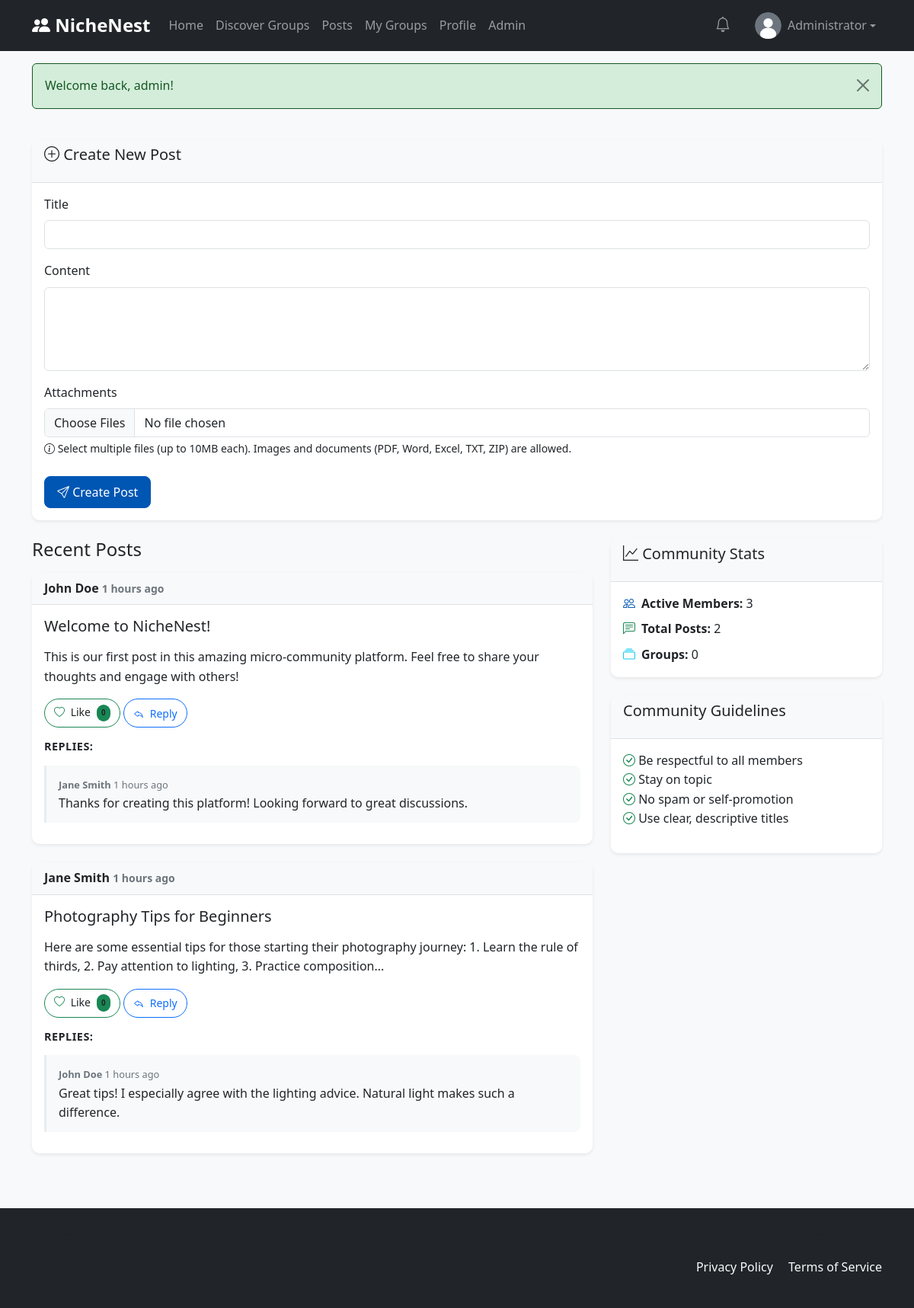
Screenshot of /pages/posts.php (signed in) with the database file from the repository.
### tables this page shows
CREATE TABLE users (
    id INT PRIMARY KEY AUTO_INCREMENT,
    username VARCHAR(50) UNIQUE NOT NULL,
    email VARCHAR(100) UNIQUE NOT NULL,
    password VARCHAR(255) NOT NULL,
    display_name VARCHAR(100),
    bio TEXT,
    avatar VARCHAR(255),
    role ENUM('user', 'admin') DEFAULT 'user',
    status ENUM('active', 'suspended') DEFAULT 'active',
    created_at TIMESTAMP DEFAULT CURRENT_TIMESTAMP,
    updated_at TIMESTAMP DEFAULT CURRENT_TIMESTAMP ON UPDATE CURRENT_TIMESTAMP
);

CREATE TABLE posts (
    id INT PRIMARY KEY AUTO_INCREMENT,
    user_id INT NOT NULL,
    group_id INT NULL,
    title VARCHAR(255) NOT NULL,
    content TEXT NOT NULL,
    likes_count INT DEFAULT 0,
    replies_count INT DEFAULT 0,
    flagged BOOLEAN DEFAULT FALSE,
    created_at TIMESTAMP DEFAULT CURRENT_TIMESTAMP,
    updated_at TIMESTAMP DEFAULT CURRENT_TIMESTAMP ON UPDATE CURRENT_TIMESTAMP,
    FOREIGN KEY (user_id) REFERENCES users(id) ON DELETE CASCADE,
    FOREIGN KEY (group_id) REFERENCES `groups`(id) ON DELETE CASCADE,
    INDEX idx_user_id (user_id),
    INDEX idx_group_id (group_id),
    INDEX idx_created_at (created_at),
    INDEX idx_flagged (flagged)
);

CREATE TABLE replies (
    id INT PRIMARY KEY AUTO_INCREMENT,
    post_id INT NOT NULL,
    user_id INT NOT NULL,
    content TEXT NOT NULL,
    created_at TIMESTAMP DEFAULT CURRENT_TIMESTAMP,
    updated_at TIMESTAMP DEFAULT CURRENT_TIMESTAMP ON UPDATE CURRENT_TIMESTAMP,
    FOREIGN KEY (post_id) REFERENCES posts(id) ON DELETE CASCADE,
    FOREIGN KEY (user_id) REFERENCES users(id) ON DELETE CASCADE,
    INDEX idx_post_id (post_id),
    INDEX idx_user_id (user_id),
    INDEX idx_created_at (created_at)
);

### pages/posts.php (the view, shortened to what the rows shown need)
<?php
require_once '../includes/config.php';
require_once '../includes/functions.php';
require_once '../includes/auth.php';
require_once '../includes/community_stats.php';
$stmt = $pdo->prepare("
    SELECT p.*, u.username, u.display_name
    FROM posts p
    JOIN users u ON p.user_id = u.id
    WHERE p.group_id IS NULL
    ORDER BY p.created_at DESC
");
$stmt->execute();
$posts = $stmt->fetchAll();
include '../includes/header.php';
?>
<main id="main-content" role="main">
    <div class="container mt-4">
        <div class="row">
            <div class="col-lg-8">
                <?php if (empty($posts)): ?>
                    <div class="card">
                        <div class="card-body text-center">
                            <h5>No posts yet</h5>
                            <p>Be the first to start a discussion!</p>
                        </div>
                    </div>
                <?php else: ?>
                    <?php foreach ($posts as $post): ?>
                        <div class="card mb-4">
                            <div class="card-header d-flex justify-content-between align-items-center">
                                <div>
                                    <strong><?php echo htmlspecialchars($post['display_name'] ?? $post['username']); ?></strong>
                                    <small class="text-muted"><?php echo timeAgo($post['created_at']); ?></small>
                                </div>
                                <?php if (isPostOwner($post['id'], getCurrentUserId())): ?>
                                    <div class="btn-group" role="group">
                                        <a href="edit_post.php?id=<?php echo $post['id']; ?>" class="btn btn-sm btn-outline-primary" title="Edit post">
                                            <i class="bi bi-pencil"></i>
                                        </a>
                                        <button type="button" class="btn btn-sm btn-outline-danger delete-post-btn" data-post-id="<?php echo $post['id']; ?>" title="Delete post">
                                            <i class="bi bi-trash"></i>
                                        </button>
                                    </div>
                                <?php endif; ?>
                            </div>
                            <div class="card-body" id="post-<?php echo $post['id']; ?>">
                                <h5 class="card-title"><?php echo htmlspecialchars($post['title']); ?></h5>
                                <p class="card-text"><?php echo nl2br(htmlspecialchars($post['content'])); ?></p>
                                <?php
                                $stmt = $pdo->prepare("SELECT COUNT(*) as total FROM likes WHERE post_id = ?");
                                $stmt->execute([$post['id']]);
                                $likeCount = $stmt->fetch(PDO::FETCH_ASSOC)['total'] ?? 0;
                                $stmt = $pdo->prepare("SELECT id FROM likes WHERE post_id = ? AND user_id = ?");
                                $stmt->execute([$post['id'], getCurrentUserId()]);
                                $userLiked = $stmt->rowCount() > 0;
                                ?>
                                <button type="button"
                                    class="btn btn-sm btn-outline-<?php echo $userLiked ? 'danger' : 'success'; ?> like-btn position-relative"
                                    data-post-id="<?php echo $post['id']; ?>"
                                    data-liked="<?php echo $userLiked ? 'true' : 'false'; ?>"
                                    style="transition: all 0.3s ease; border-radius: 20px;">
                                    <i class="bi bi-heart<?php echo $userLiked ? '-fill' : ''; ?> me-1"></i>
                                    <span class="like-text"><?php echo $userLiked ? 'Unlike' : 'Like'; ?></span>
                                    <span class="badge bg-<?php echo $userLiked ? 'danger' : 'success'; ?> ms-1 rounded-pill" style="font-size: 0.7em;">
                                        <?php echo $likeCount; ?>
                                    </span>
                                </button>
                                <button class="btn btn-sm btn-outline-primary reply-toggle"
                                    data-post-id="<?php echo $post['id']; ?>"
                                    style="transition: all 0.3s ease; border-radius: 20px;">
                                    <i class="bi bi-reply me-1"></i> Reply<?php echo $post['replies_count'] > 0 ? ' (' . $post['replies_count'] . ')' : ''; ?>
                                </button>
                                <?php
                                $stmt = $pdo->prepare("
                                SELECT r.*, u.username, u.display_name
                                FROM replies r
                                JOIN users u ON r.user_id = u.id
                                WHERE r.post_id = ?
                                ORDER BY r.created_at ASC
                            ");
                                $stmt->execute([$post['id']]);
                                $replies = $stmt->fetchAll();
                                ?>
                                <?php if (!empty($replies)): ?>
                                    <div class="mt-3 replies-container">
                                        <h6>Replies:</h6>
                                        <?php foreach ($replies as $reply): ?>
                                            <div class="border-start border-3 border-light ps-3 mb-2 reply-item">
                                                <small class="text-muted">
                                                    <strong><?php echo htmlspecialchars($reply['display_name'] ?? $reply['username']); ?></strong>
                                                    <?php echo timeAgo($reply['created_at']); ?>
                                                </small>
                                                <p class="mb-0"><?php echo nl2br(htmlspecialchars($reply['content'])); ?></p>
                                            </div>
                                        <?php endforeach; ?>
                                    </div>
                                <?php endif; ?>
                            </div>
                        </div>
                    <?php endforeach; ?>
                <?php endif; ?>
            </div>
            <div class="col-lg-4">
                <?php renderCommunityStatsCard(); ?>
            </div>
        </div>
    </div>
</main>
<?php include '../includes/footer.php'; ?>

### includes/header.php (shortened to what the rows shown need)
<!DOCTYPE html>
<html lang="en">
<head>
    <link href="https://cdn.jsdelivr.net/npm/bootstrap@5.3.0/dist/css/bootstrap.min.css" rel="stylesheet">
    <link rel="stylesheet" href="https://cdn.jsdelivr.net/npm/bootstrap-icons@1.10.0/font/bootstrap-icons.css">
    <link rel="stylesheet" href="/public/css/style.css">
</head>
<body>
    <nav class="navbar navbar-expand-lg navbar-dark bg-dark" role="navigation" aria-label="Main navigation">
        <div class="container">
            <div class="collapse navbar-collapse" id="navbarNav">
                <ul class="navbar-nav">
                    <?php if (isLoggedIn()): ?>
                        <?php $user = getCurrentUser(); ?>
                        <li class="nav-item dropdown me-3" role="none">
                            <a class="nav-link position-relative d-flex align-items-center" href="#"
                                id="notificationDropdown"
                                role="button"
                                data-bs-toggle="dropdown"
                                aria-expanded="false"
                                aria-label="Notifications menu"
                                aria-describedby="notificationBadge">
                                <i class="bi bi-bell fs-5" aria-hidden="true"></i>
                            </a>
                        </li>
                        <li class="nav-item dropdown" role="none">
                            <a class="nav-link dropdown-toggle d-flex align-items-center" href="#" role="button" data-bs-toggle="dropdown" aria-expanded="false" aria-label="User menu for <?php echo htmlspecialchars($user['display_name'] ?? $user['username']); ?>">
                                <img src="<?php echo htmlspecialchars(getUserAvatar()); ?>"
                                    alt="Avatar" class="rounded-circle me-2" width="35" height="35">
                                <?php echo htmlspecialchars($user['display_name'] ?? $user['username']); ?>
                            </a>
                        </li>
                    <?php endif; ?>
                </ul>
            </div>
        </div>
    </nav>

### includes/community_stats.php (shortened to what the rows shown need)
<?php
require_once __DIR__ . '/functions.php';
function renderCommunityStatsCard()
{
    $stats = getCommunityStats();
?>
    <div class="card mb-4">
        <div class="card-body">
            <div class="d-flex align-items-center mb-2">
                <i class="bi bi-people me-2 text-primary"></i>
                <div><strong>Active Members:</strong> <?php echo number_format($stats['active_members']); ?></div>
            </div>
            <div class="d-flex align-items-center mb-2">
                <i class="bi bi-chat-left-text me-2 text-success"></i>
                <div><strong>Total Posts:</strong> <?php echo number_format($stats['total_posts']); ?></div>
            </div>
        </div>
    </div>
<?php
}

### rows the page displays
users: display_name "Administrator"
posts: user.display_name "John Doe", created_at "1 hours ago", title "Welcome to NicheNest!", content "This is our first post in this amazing micro-community platform. Feel free to share your thoughts and engage with others!", likeCount "0"
replies: user.display_name "Jane Smith", created_at "1 hours ago", content "Thanks for creating this platform! Looking forward to great discussions."
posts: user.display_name "Jane Smith", created_at "1 hours ago", title "Photography Tips for Beginners", content "Here are some essential tips for those starting their photography journey: 1. Learn the rule of thirds, 2. Pay attention to lighting, 3. Practice composition...", likeCount "0", user "3", id "2"
replies: user.display_name "John Doe", created_at "1 hours ago", content "Great tips! I especially agree with the lighting advice. Natural light makes such a difference."

### other values shown
$flash['message'] "Welcome back, admin!"
$stats['total_groups'] "0"
